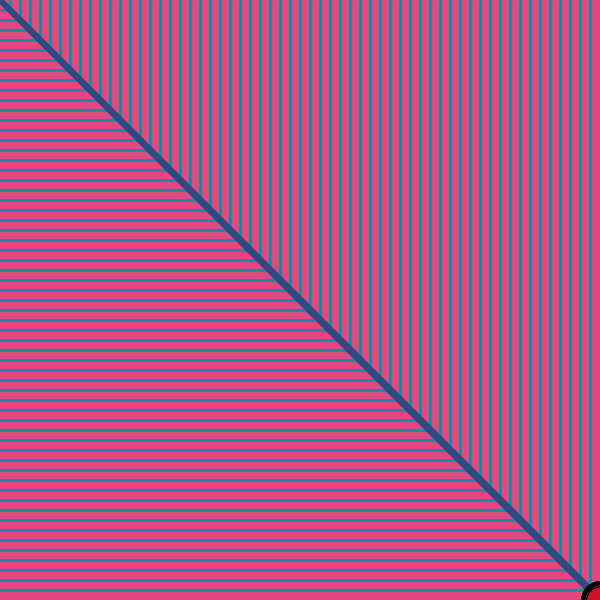
Frame 1 (no input)
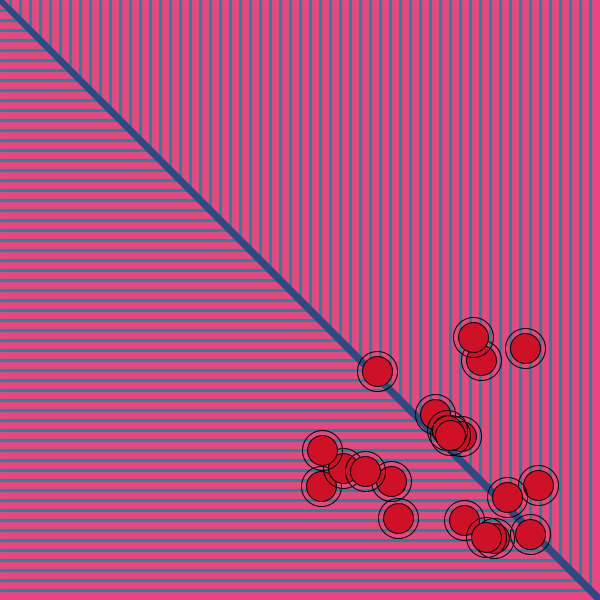
Frame 60 (the mouse pressed at the canvas centre just before this capture)
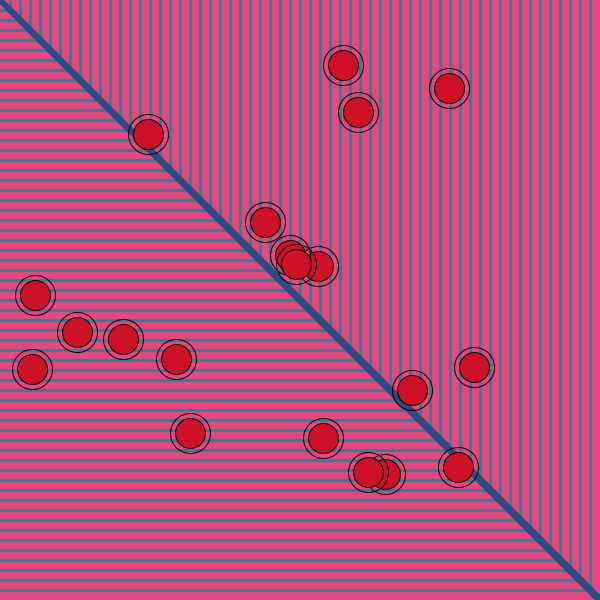
Frame 120 (the mouse held since frame 60 and released just before this capture)

The Processing sketch that drew these frames (run headless with seeded random() and noise(); from frame 60 on, the mouse is pressed at the canvas centre):

// Processing sketch: processing_97641
// ── processing_97641.pde


float tamano;
int sz = 40;
int sn = 30;
int nBoles = 20;


// creem posicions de X i Y i de de les velocitats X i Y:
float[]posX=new float[nBoles];
float[]posY=new float[nBoles];
float[]velX=new float[nBoles];
float[]velY=new float[nBoles];


void setup(){
size(600,600);
//definim les posicions i les velocitats:
for(int i=0; i<nBoles; i++){
  posX[i]=width;
  posY[i]=height;
  velX[i]= random(1,5);
  velY[i]= random(1,5);

}
}

void draw(){
background(229,72,127);

// dibuixem el fons:
//linies horitzontals  
for( int i=0; i<height; i= i+10){
  stroke(16,144,157);
strokeWeight(3);
    tamano=random(600);
    line(0,i,i,i);
  }
//linies verticals
for( int i=0; i<width; i= i+10){

    tamano=random(600);
    line(i,0,i,i);
  }
//linia en diagonal
for( int i=0; i<width; i= i+10){
  strokeWeight(6);
    stroke(42, 76, 131);
    tamano=random(600);
    line(i,i,700,700);
  }

//iniciem les repeticons
for(int i=0; i<nBoles; i++){
  //actualitzem posicions
  
  posX[i]+=velX[i];
  posY[i]+=velY[i];
  
  if((posX[i]<0)||(posX[i]>width)){
    velX[i]=-velX[i];
  }
  if((posY[i]<0)||(posY[i]>height)){
    velY[i]=-velY[i];
  }
  
  //dibuxem el cos en moviment
  stroke(0);
  strokeWeight(1);
  fill(71,98,242,0);
  ellipse(posX[i],posY[i],sz,sz);
  fill(206,17,39);
  ellipse(posX[i],posY[i],sn,sn);
  
}

}
